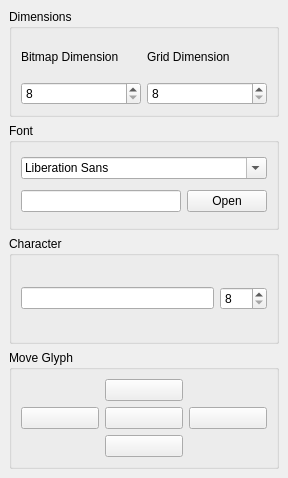
<?xml version="1.0" encoding="UTF-8"?>
<ui version="4.0">
 <class>DockGlyph</class>
 <widget class="QDockWidget" name="DockGlyph">
  <property name="geometry">
   <rect>
    <x>0</x>
    <y>0</y>
    <width>288</width>
    <height>478</height>
   </rect>
  </property>
  <property name="windowTitle">
   <string>DockWidget</string>
  </property>
  <widget class="QWidget" name="dockWidgetContents">
   <layout class="QGridLayout" name="gridLayout_3">
    <item row="0" column="0">
     <widget class="QGroupBox" name="groupBoxGridSize">
      <property name="sizePolicy">
       <sizepolicy hsizetype="Preferred" vsizetype="Minimum">
        <horstretch>0</horstretch>
        <verstretch>0</verstretch>
       </sizepolicy>
      </property>
      <property name="title">
       <string>Dimensions</string>
      </property>
      <layout class="QGridLayout" name="gridLayout_4">
       <item row="1" column="0">
        <widget class="QSpinBox" name="bitmapDimension">
         <property name="minimum">
          <number>8</number>
         </property>
         <property name="maximum">
          <number>640</number>
         </property>
        </widget>
       </item>
       <item row="1" column="1">
        <widget class="QSpinBox" name="gridDimension">
         <property name="minimum">
          <number>8</number>
         </property>
         <property name="maximum">
          <number>1280</number>
         </property>
         <property name="singleStep">
          <number>2</number>
         </property>
        </widget>
       </item>
       <item row="0" column="0">
        <widget class="QLabel" name="labelBitmapDimension">
         <property name="text">
          <string>Bitmap Dimension</string>
         </property>
        </widget>
       </item>
       <item row="0" column="1">
        <widget class="QLabel" name="labelGridDimension">
         <property name="text">
          <string>Grid Dimension</string>
         </property>
        </widget>
       </item>
      </layout>
     </widget>
    </item>
    <item row="1" column="0">
     <widget class="QGroupBox" name="groupBoxFont">
      <property name="sizePolicy">
       <sizepolicy hsizetype="Preferred" vsizetype="Minimum">
        <horstretch>0</horstretch>
        <verstretch>0</verstretch>
       </sizepolicy>
      </property>
      <property name="title">
       <string>Font</string>
      </property>
      <layout class="QGridLayout" name="gridLayout">
       <item row="1" column="0" colspan="2">
        <widget class="QLineEdit" name="fontPath"/>
       </item>
       <item row="1" column="2">
        <widget class="QPushButton" name="serchFontFile">
         <property name="text">
          <string>Open</string>
         </property>
        </widget>
       </item>
       <item row="0" column="0" colspan="3">
        <widget class="QFontComboBox" name="fontComboBox"/>
       </item>
      </layout>
     </widget>
    </item>
    <item row="2" column="0">
     <widget class="QGroupBox" name="groupBoxCharacter">
      <property name="sizePolicy">
       <sizepolicy hsizetype="Preferred" vsizetype="Minimum">
        <horstretch>0</horstretch>
        <verstretch>0</verstretch>
       </sizepolicy>
      </property>
      <property name="title">
       <string>Character</string>
      </property>
      <layout class="QGridLayout" name="gridLayout_5">
       <item row="0" column="0">
        <widget class="QLineEdit" name="character">
         <property name="maxLength">
          <number>1</number>
         </property>
        </widget>
       </item>
       <item row="0" column="1">
        <widget class="QSpinBox" name="glyphSize">
         <property name="minimum">
          <number>8</number>
         </property>
         <property name="maximum">
          <number>640</number>
         </property>
        </widget>
       </item>
      </layout>
     </widget>
    </item>
    <item row="3" column="0">
     <widget class="QGroupBox" name="groupBoxMoveGlyph">
      <property name="sizePolicy">
       <sizepolicy hsizetype="Preferred" vsizetype="Minimum">
        <horstretch>0</horstretch>
        <verstretch>0</verstretch>
       </sizepolicy>
      </property>
      <property name="title">
       <string>Move Glyph</string>
      </property>
      <layout class="QGridLayout" name="gridLayout_2">
       <item row="2" column="1">
        <widget class="QPushButton" name="moveDown">
         <property name="text">
          <string/>
         </property>
         <property name="icon">
          <iconset resource="icons.qrc">
           <normaloff>:/button/icons/down</normaloff>:/button/icons/down</iconset>
         </property>
         <property name="iconSize">
          <size>
           <width>32</width>
           <height>32</height>
          </size>
         </property>
        </widget>
       </item>
       <item row="1" column="0">
        <widget class="QPushButton" name="moveLeft">
         <property name="text">
          <string/>
         </property>
         <property name="icon">
          <iconset resource="icons.qrc">
           <normaloff>:/button/icons/left</normaloff>:/button/icons/left</iconset>
         </property>
         <property name="iconSize">
          <size>
           <width>32</width>
           <height>32</height>
          </size>
         </property>
        </widget>
       </item>
       <item row="0" column="1">
        <widget class="QPushButton" name="moveTop">
         <property name="text">
          <string/>
         </property>
         <property name="icon">
          <iconset resource="icons.qrc">
           <normaloff>:/button/icons/up</normaloff>:/button/icons/up</iconset>
         </property>
         <property name="iconSize">
          <size>
           <width>32</width>
           <height>32</height>
          </size>
         </property>
        </widget>
       </item>
       <item row="1" column="1">
        <widget class="QPushButton" name="moveCenter">
         <property name="text">
          <string/>
         </property>
         <property name="icon">
          <iconset resource="icons.qrc">
           <normaloff>:/button/icons/center</normaloff>:/button/icons/center</iconset>
         </property>
         <property name="iconSize">
          <size>
           <width>32</width>
           <height>32</height>
          </size>
         </property>
        </widget>
       </item>
       <item row="1" column="2">
        <widget class="QPushButton" name="moveRight">
         <property name="text">
          <string/>
         </property>
         <property name="icon">
          <iconset resource="icons.qrc">
           <normaloff>:/button/icons/right</normaloff>:/button/icons/right</iconset>
         </property>
         <property name="iconSize">
          <size>
           <width>32</width>
           <height>32</height>
          </size>
         </property>
        </widget>
       </item>
      </layout>
     </widget>
    </item>
   </layout>
  </widget>
 </widget>
 <resources>
  <include location="icons.qrc"/>
 </resources>
 <connections/>
</ui>
